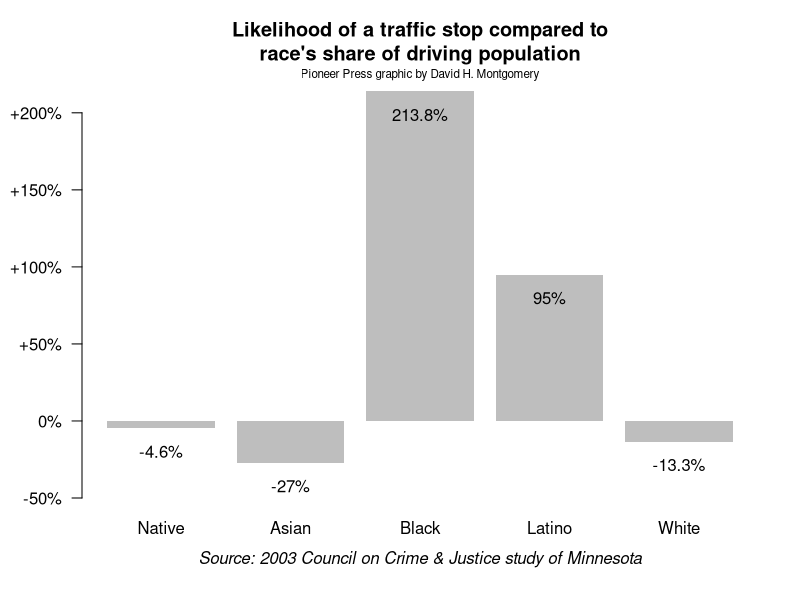
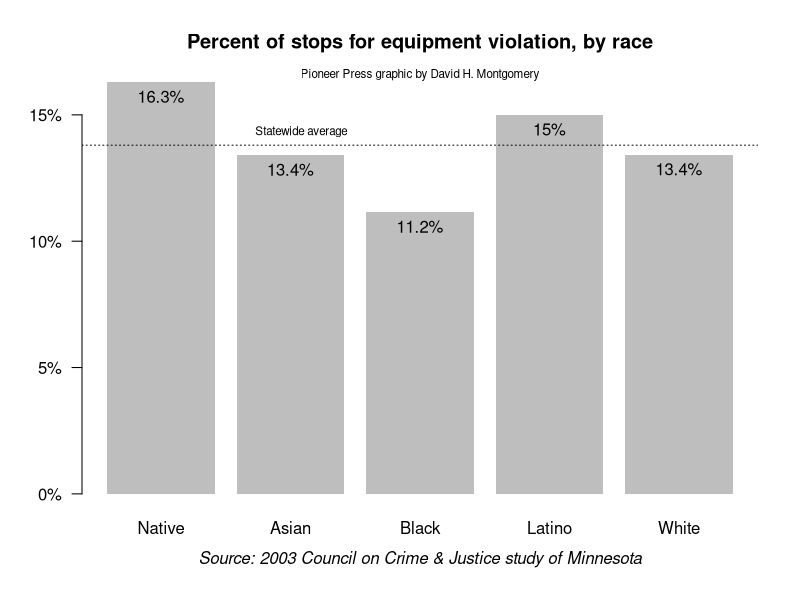
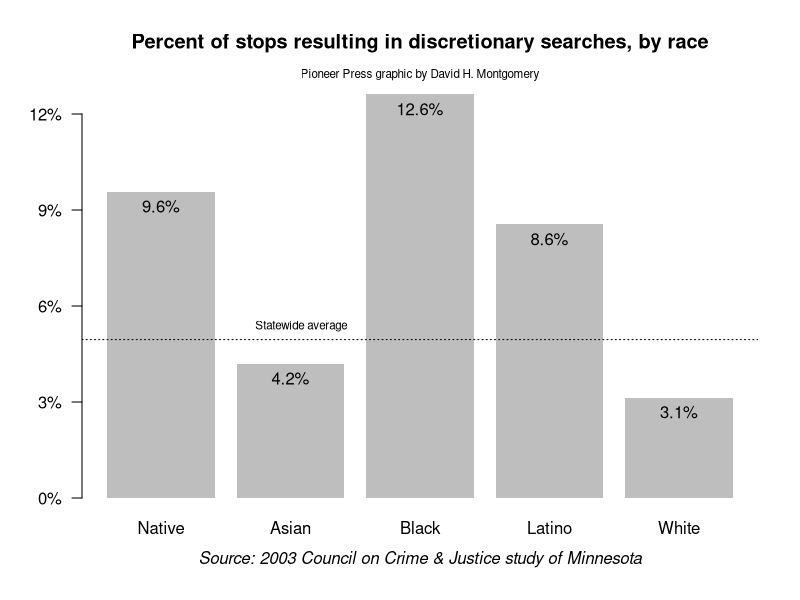
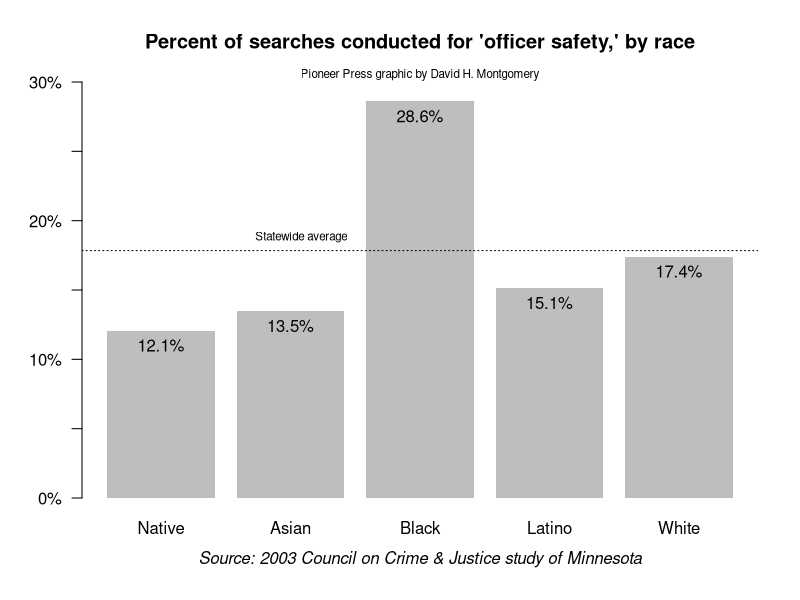
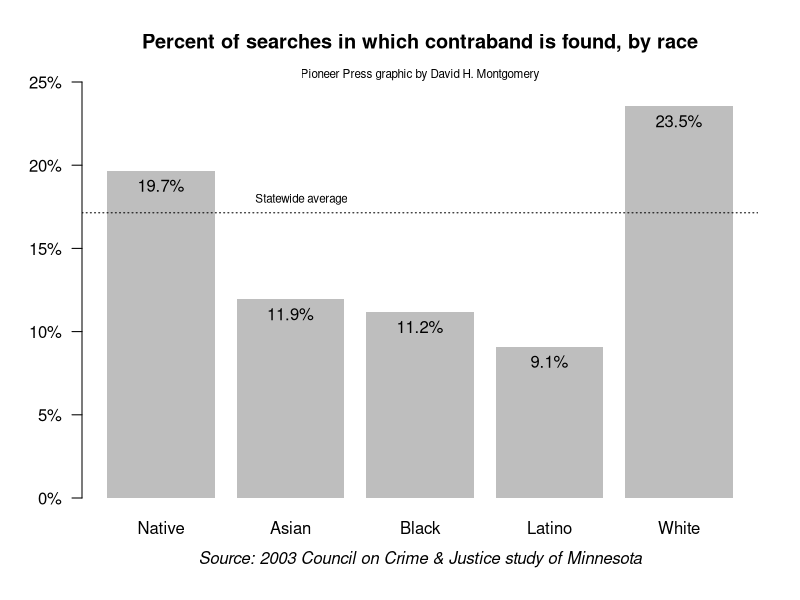
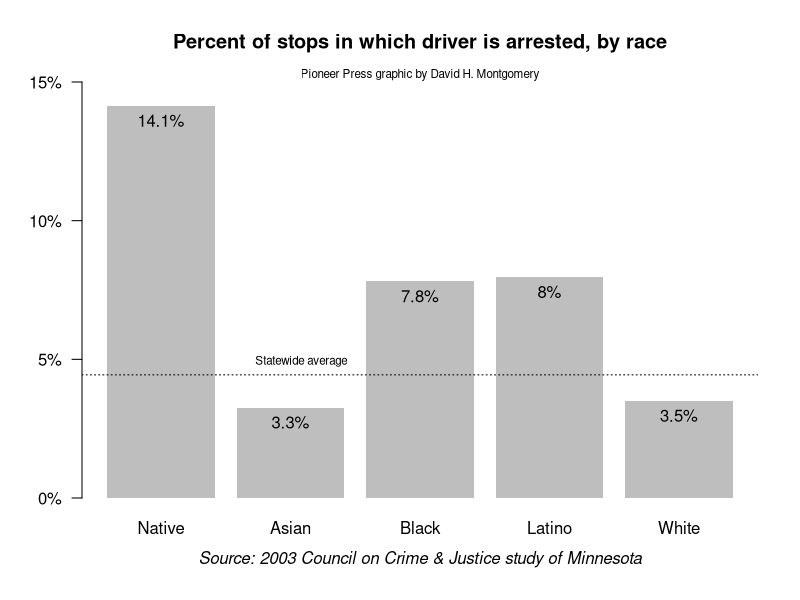

The R script that drew these images, in order:
# R code to generate charts of six different data sources on racial disparities in police traffic stops in Minnesota in PNG format.
# Data comes from a report by the Council on Crime and Justice: http://www.crimeandjustice.org/researchReports/Racial%20Profiling%20Report-%20All%20participating%20Jurisdictions.pdf
# To run, arrest-disparities.csv and this code file must both be in your working directory.
# The output will be six PNG files, 1500px wide by 1000px tall.
# Created by David H. Montgomery of the St. Paul Pioneer Press.

setwd("/Users/david/Dropbox/Sharing Folder/Spreadsheets/Arrest disparities")
race <- read.csv("arrest-disparities.csv")

# Stopping
png("stops.png",width=1500,height=1000, res=200)
stops <- barplot(race$pullover[2:6], names.arg= race$races[2:6], col = "grey", border = NA, main = "Likelihood of a traffic stop compared to\nrace's share of driving population", axes= FALSE, ylim=c(-.5,2.2))
axis(2, at = c(-.5,0,.5,1,1.5,2), labels = c("-50%","0%","+50%","+100%","+150%","+200%"), las = 1)
text(stops,race$pullover[2:6]-.15,paste0(round(race$pullover[2:6]*100,1),"%"),cex=1)
mtext("Pioneer Press graphic by David H. Montgomery",side=3, cex=.7)
mtext("Source: 2003 Council on Crime & Justice study of Minnesota", side=1,line=2.5, font =3)
dev.off()


# Equipment
png("equipment.png",width=1500,height=1000, res=200)
equipment <- barplot(race$equipment[2:6], names.arg= race$races[2:6], col = "grey", border = NA, main = "Percent of stops for equipment violation, by race", axes= FALSE)
axis(2, at = c(0,.05,.1,.15), labels = c("0%", "5%","10%","15%"), las = 1)
abline(h=race$equipment[1], lty=3)
text(2, race$equipment[1], "Statewide average", pos = 3, cex = .7)
text(equipment,race$equipment[2:6],paste0(round(race$equipment[2:6]*100,1),"%"),cex=1,pos=1)
mtext("Pioneer Press graphic by David H. Montgomery",side=3, cex=.7)
mtext("Source: 2003 Council on Crime & Justice study of Minnesota", side=1,line=2.5, font =3)
dev.off()

# Searches
png("searches.png",width=1500,height=1000, res=200)
searched <- barplot(race$searched[2:6], names.arg= race$races[2:6], col = "grey", border = NA, main = "Percent of stops resulting in discretionary searches, by race", axes= FALSE, ylim=c(0,.13))
axis(2, at = c(0,.03,.06,.09,.12), labels = c("0%", "3%","6%","9%","12%"), las = 1)
abline(h=race$searched[1], lty=3)
text(2, race$searched[1], "Statewide average", pos = 3, cex = .7)
text(searched,race$searched[2:6],paste0(round(race$searched[2:6]*100,1),"%"),cex=1,pos=1)
mtext("Pioneer Press graphic by David H. Montgomery",side=3, cex=.7)
mtext("Source: 2003 Council on Crime & Justice study of Minnesota", side=1,line=2.5, font =3)
dev.off()

# Safety
png("safety.png",width=1500,height=1000, res=200)
safety <- barplot(race$safety[2:6], names.arg= race$races[2:6], col = "grey", border = NA, main = "Percent of searches conducted for 'officer safety,' by race", axes= FALSE, ylim=c(0,.3))
axis(2, at = c(0,.05,.1,.15,.2,.25,.3), labels = c("0%", "","10%","","20%","","30%"), las = 1)
abline(h=race$safety[1], lty=3)
text(2, race$safety[1], "Statewide average", pos = 3, cex = .7)
text(safety,race$safety[2:6],paste0(round(race$safety[2:6]*100,1),"%"),cex=1,pos=1)
mtext("Pioneer Press graphic by David H. Montgomery",side=3, cex=.7)
mtext("Source: 2003 Council on Crime & Justice study of Minnesota", side=1,line=2.5, font =3)
dev.off()

# Contraband
png("contraband.png",width=1500,height=1000, res=200)
contra <- barplot(race$contraband[2:6], names.arg= race$races[2:6], col = "grey", border = NA, main = "Percent of searches in which contraband is found, by race", axes= FALSE, ylim=c(0,.25))
axis(2, at = c(0,.05,.1,.15,.2,.25), labels = c("0%", "5%","10%","15%","20%","25%"), las = 1)
abline(h=race$contraband[1], lty=3)
text(2, race$contraband[1], "Statewide average", pos = 3, cex = .7)
text(contra,race$contraband[2:6],paste0(round(race$contra[2:6]*100,1),"%"),cex=1,pos=1)
mtext("Pioneer Press graphic by David H. Montgomery",side=3, cex=.7)
mtext("Source: 2003 Council on Crime & Justice study of Minnesota", side=1,line=2.5, font =3)
dev.off()

# Arrests
png("arrests.png",width=1500,height=1000, res=200)
arrests <- barplot(race$arrests[2:6], names.arg= race$races[2:6], col = "grey", border = NA, main = "Percent of stops in which driver is arrested, by race", axes= FALSE, ylim=c(0,.15))
axis(2, at = c(0,.05,.1,.15), labels = c("0%", "5%","10%","15%"), las = 1)
abline(h=race$arrests[1], lty=3)
text(2, race$arrests[1], "Statewide average", pos = 3, cex = .7)
text(arrests,race$arrests[2:6],paste0(round(race$arrests[2:6]*100,1),"%"),cex=1,pos=1)
mtext("Pioneer Press graphic by David H. Montgomery",side=3, cex=.7)
mtext("Source: 2003 Council on Crime & Justice study of Minnesota", side=1,line=2.5, font =3)
dev.off()
